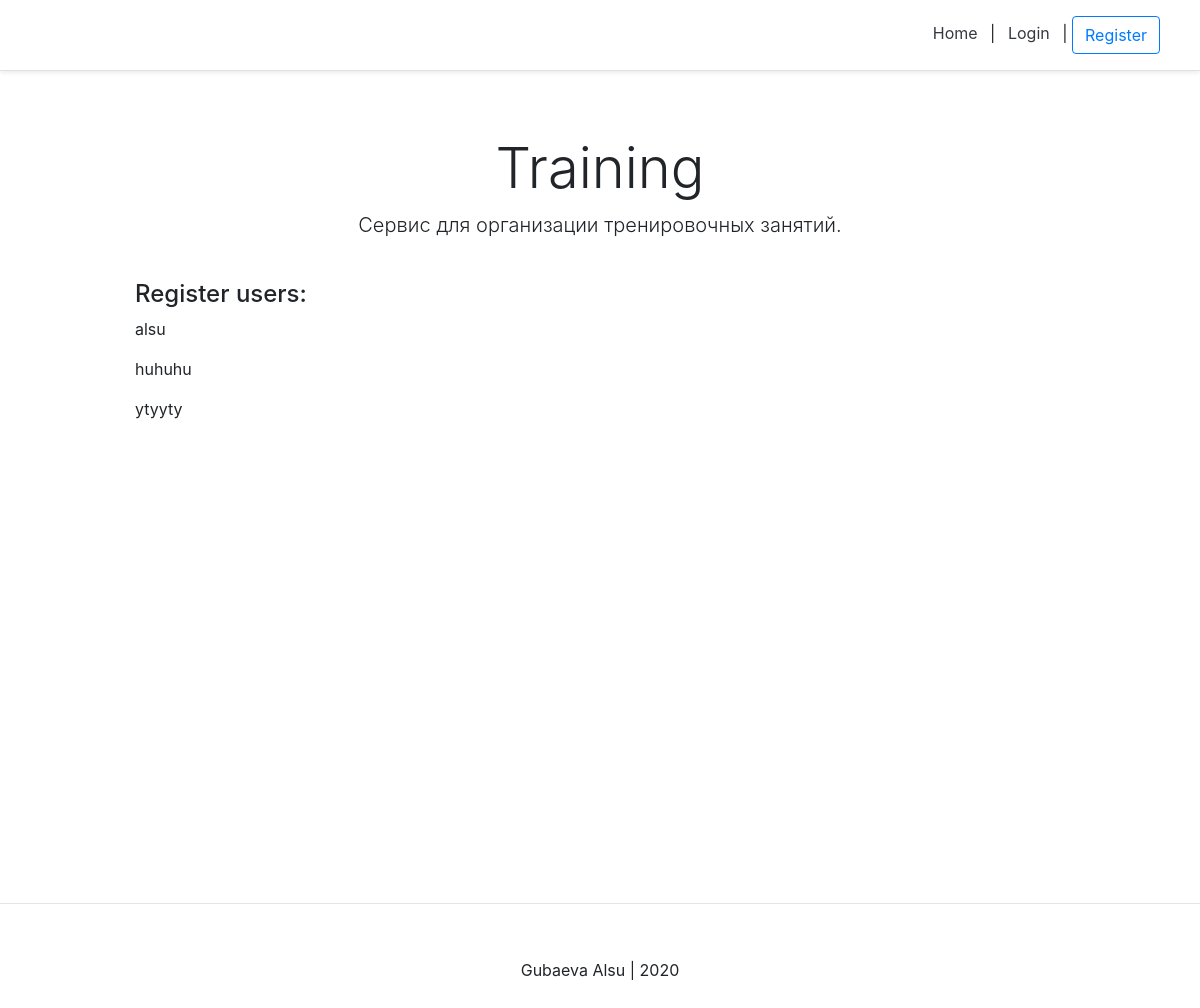
Before: / with the older database file.
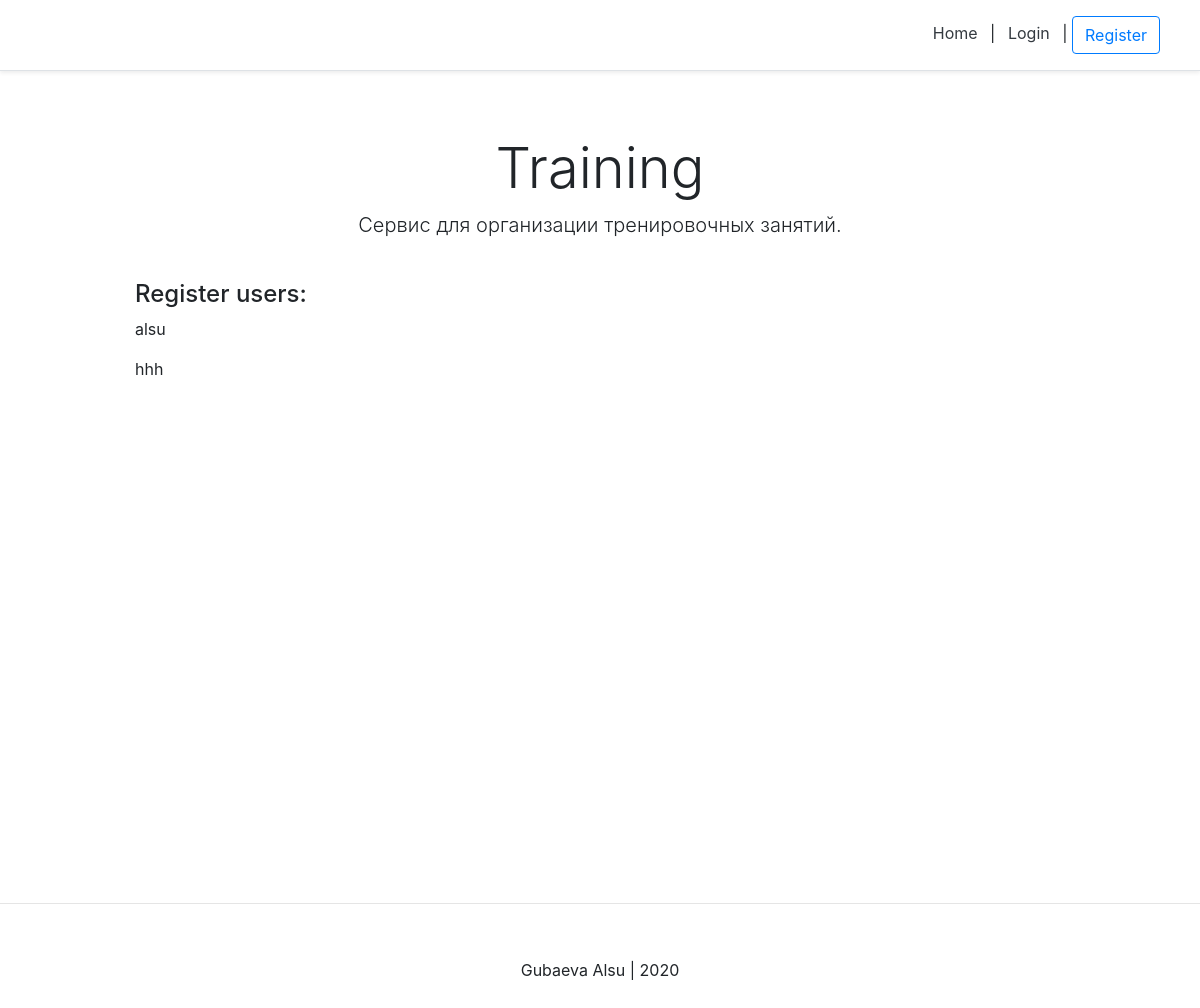
After: the same page with the newer database file.
### user/models.py (models this page shows, shortened)
class New_user(AbstractBaseUser):
    email = models.EmailField(verbose_name="email", max_length=60, unique=True)
    username = models.CharField(max_length=40, unique=True)
    date_joined = models.DateTimeField(verbose_name='date joined', auto_now_add=True)
    last_login = models.DateTimeField(verbose_name='last login', auto_now=True)
    is_admin = models.BooleanField(default=False)
    is_active = models.BooleanField(default=True)
    is_staff = models.BooleanField(default=False)
    is_superuser = models.BooleanField(default=False)
    photo = models.ImageField(upload_to='images/', blank=True)
    status = models.TextField(max_length=50, blank=True)
    USERNAME_FIELD = 'username'
    objects = MyAccountManager()
    def __str__(self):
        return self.username

### personal/views.py (the view)
# urls.py: path('', home_screen_view, name = "home"),
def home_screen_view(request):
    context = {}
    accounts = New_user.objects.all()
    context['accounts'] = accounts
    return render(request, 'personal/home.html', context)

### templates/personal/home.html
{% extends 'user_page/main.html' %}
{% block all_posts %}
<div class="pricing-header px-3 py-3 pt-md-5 pb-md-4 mx-auto text-center">
  <h1 class="display-4">Training</h1>
  <p class="lead">Сервис для организации тренировочных занятий.</p>
</div>
<div class="container">
    <div class="d-flex flex-column">
        <h4>Register users:</h4>
        {% for account in accounts %}
            <p>{{ account }}</p>
        {% endfor %}
    </div>
</div>
{% endblock all_posts %}

### templates/user_page/main.html (shortened to what this page needs)
<!DOCTYPE html>
<html lang="en">
<head>
    {% include 'snippets/header.html' %}
</head>
<body>
    <div class="main">
        {% block all_posts %}
        {% endblock %}
    </div>
    {% include 'snippets/footer.html' %}
</body>
</html>

### templates/snippets/header.html (shortened to what this page needs)
<link rel="stylesheet" href="https://stackpath.bootstrapcdn.com/bootstrap/4.4.1/css/bootstrap.min.css"
>
<div class="d-flex flex-column flex-md-row align-items-center p-3 px-md-4 mb-3 bg-white border-bottom shadow-sm">
  <nav class="my-2 my-md-0 mr-md-3">
      {% if request.user.is_authenticated  %}
          <a class="p-2 text-dark" href="{% url 'home' %}">Home</a> |
          <a class="p-2 text-dark" href="{% url 'account' %}">Account</a> |
          <a class="p-2 text-dark" href="{% url 'logout' %}">Logout</a>
      {% else %}
          <a class="p-2 text-dark" href="{% url 'home' %}">Home</a> |
          <a class="p-2 text-dark" href="{% url 'login' %}">Login</a> |
          <a class="btn btn-outline-primary" href="{% url 'register' %}">Register</a>
      {% endif %}
  </nav>
</div>

### templates/snippets/footer.html (shortened to what this page needs)
<hr>
<div class="d-flex flex-row align-items-center footer">
    <p class="m-auto">Gubaeva Alsu | 2020</p>
</div>

### templates/snippets/header.html (style rules this page uses)
@media (min-width: 768px) { html { font-size: 16px; } }
.container { max-width: 960px; }
.pricing-header { max-width: 700px; }

### templates/user_page/main.html (style rules this page uses)
.main { min-height: 100vh; height: 100%; }

### templates/snippets/footer.html (style rules this page uses)
.footer { min-height: 100px; }

Changed rows visible on the page:
removed New_user: username "huhuhu"
removed New_user: username "ytyyty"
added New_user: username "hhh"
